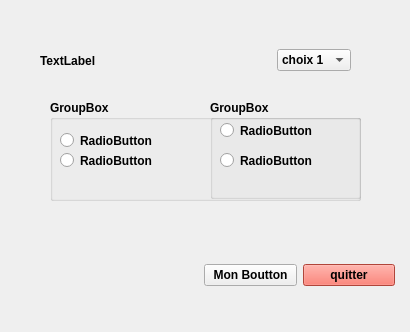
<?xml version="1.0" encoding="UTF-8"?>
<ui version="4.0">
 <class>Widget</class>
 <widget class="QWidget" name="Widget">
  <property name="geometry">
   <rect>
    <x>0</x>
    <y>0</y>
    <width>410</width>
    <height>332</height>
   </rect>
  </property>
  <property name="font">
   <font>
    <bold>true</bold>
   </font>
  </property>
  <property name="windowTitle">
   <string>Widget</string>
  </property>
  <property name="styleSheet">
   <string notr="true"/>
  </property>
  <widget class="QWidget" name="horizontalLayoutWidget_2">
   <property name="geometry">
    <rect>
     <x>204</x>
     <y>250</y>
     <width>191</width>
     <height>51</height>
    </rect>
   </property>
   <layout class="QHBoxLayout" name="horizontalLayout_2">
    <item>
     <widget class="QPushButton" name="pushButtonMonBouton">
      <property name="text">
       <string>Mon Boutton</string>
      </property>
     </widget>
    </item>
    <item>
     <widget class="QPushButton" name="quitter">
      <property name="styleSheet">
       <string notr="true">background-color: rgb(246, 97, 81)</string>
      </property>
      <property name="text">
       <string>quitter</string>
      </property>
     </widget>
    </item>
   </layout>
  </widget>
  <widget class="QWidget" name="horizontalLayoutWidget_3">
   <property name="geometry">
    <rect>
     <x>40</x>
     <y>30</y>
     <width>311</width>
     <height>61</height>
    </rect>
   </property>
   <layout class="QHBoxLayout" name="horizontalLayout_3">
    <item>
     <widget class="QLabel" name="label">
      <property name="text">
       <string>TextLabel</string>
      </property>
     </widget>
    </item>
    <item>
     <spacer name="horizontalSpacer">
      <property name="orientation">
       <enum>Qt::Horizontal</enum>
      </property>
      <property name="sizeHint" stdset="0">
       <size>
        <width>138</width>
        <height>20</height>
       </size>
      </property>
     </spacer>
    </item>
    <item>
     <widget class="QComboBox" name="comboBox">
      <item>
       <property name="text">
        <string>choix 1</string>
       </property>
      </item>
      <item>
       <property name="text">
        <string>choix2</string>
       </property>
      </item>
      <item>
       <property name="text">
        <string>ta mere</string>
       </property>
      </item>
     </widget>
    </item>
   </layout>
  </widget>
  <widget class="QWidget" name="horizontalLayoutWidget">
   <property name="geometry">
    <rect>
     <x>50</x>
     <y>100</y>
     <width>311</width>
     <height>101</height>
    </rect>
   </property>
   <layout class="QHBoxLayout" name="horizontalLayout">
    <item>
     <widget class="QGroupBox" name="groupBox">
      <property name="title">
       <string>GroupBox</string>
      </property>
      <widget class="QRadioButton" name="radioButton">
       <property name="geometry">
        <rect>
         <x>10</x>
         <y>30</y>
         <width>100</width>
         <height>21</height>
        </rect>
       </property>
       <property name="text">
        <string>RadioButton</string>
       </property>
      </widget>
      <widget class="QRadioButton" name="radioButton_2">
       <property name="geometry">
        <rect>
         <x>10</x>
         <y>50</y>
         <width>100</width>
         <height>21</height>
        </rect>
       </property>
       <property name="text">
        <string>RadioButton</string>
       </property>
      </widget>
      <widget class="QGroupBox" name="groupBox_2">
       <property name="geometry">
        <rect>
         <x>160</x>
         <y>0</y>
         <width>151</width>
         <height>99</height>
        </rect>
       </property>
       <property name="title">
        <string>GroupBox</string>
       </property>
       <widget class="QRadioButton" name="radioButton_3">
        <property name="geometry">
         <rect>
          <x>10</x>
          <y>20</y>
          <width>100</width>
          <height>21</height>
         </rect>
        </property>
        <property name="text">
         <string>RadioButton</string>
        </property>
       </widget>
       <widget class="QRadioButton" name="radioButton_4">
        <property name="geometry">
         <rect>
          <x>10</x>
          <y>50</y>
          <width>100</width>
          <height>21</height>
         </rect>
        </property>
        <property name="text">
         <string>RadioButton</string>
        </property>
       </widget>
      </widget>
     </widget>
    </item>
   </layout>
  </widget>
 </widget>
 <resources/>
 <connections>
  <connection>
   <sender>quitter</sender>
   <signal>clicked()</signal>
   <receiver>Widget</receiver>
   <slot>close()</slot>
   <hints>
    <hint type="sourcelabel">
     <x>331</x>
     <y>275</y>
    </hint>
    <hint type="destinationlabel">
     <x>334</x>
     <y>221</y>
    </hint>
   </hints>
  </connection>
 </connections>
</ui>
